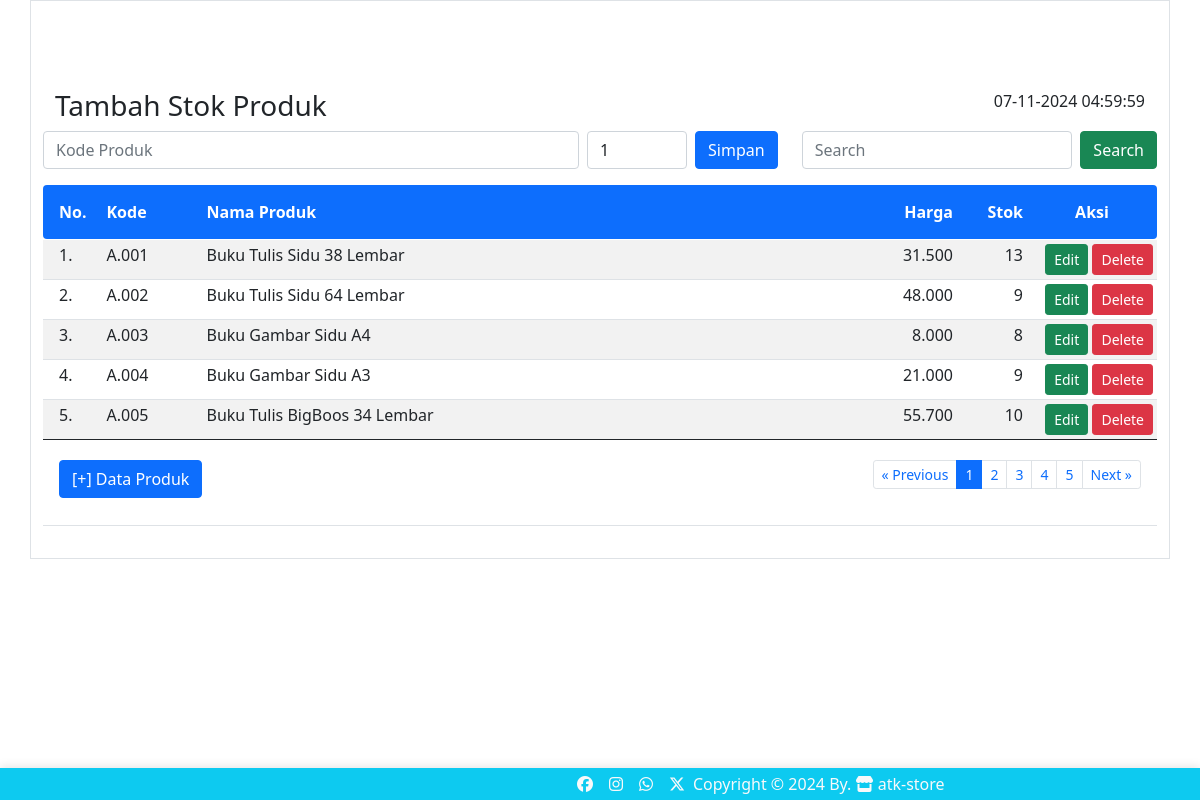
Page /tambahstok/index.php on the committed database.
### tables this page shows
CREATE TABLE `produk` (
  `id_produk` int(11) NOT NULL,
  `kode_produk` varchar(15) DEFAULT NULL,
  `nama_produk` varchar(50) DEFAULT NULL,
  `harga` int(11) DEFAULT NULL,
  `stok` int(11) DEFAULT NULL
);

### tambahstok/index.php (the view, shortened to what this page needs)
<html>
<!DOCTYPE html>
<html lang="en">
<head>
    <link rel="stylesheet" href="../bootstrap/css/bootstrap.min.css" />
</head>
<body>
<main class="container border py-3">
<br><br><br>
<div class="container">
	<div class="row">
			<div class="col-sm-8"><h3>Tambah Stok Produk</h3></div>
			<div class="col-sm-4 text-end">
					<?php
					$tgl=date("d-m-Y H:i:s");
					echo $tgl
					?>
			</div>
	</div>
</div>
<div class="row">
					<div class="col-sm-8">
						<form class="d-flex" method="POST" action="simpan.php">
							<input list="kode_produk" id="kp" name="kp" autocomplete="off" required placeholder="Kode Produk" class="form-control me-2" />
		        	<input class="form-control me-2" type="number" placeholder="Jumlah" name="jp" value="1" style="width:100px">
		        	<button class="btn btn-primary" type="submit" name="save">Simpan</button>
		      	</form>
					</div>
					<div class="col-sm-4">
			      <form class="d-flex" method="GET" action="">
	        		<input class="form-control me-2" type="text" placeholder="Search" name="np">
	        		<button class="btn btn-success" type="submit">Search</button>
	      		</form>
					</div>
				</div>
<table class="table table-hover table-striped table-sm">
	<thead class="bg-primary text-white">
		<tr>
			<th class="p-3 rounded-start" width="55px">No.</th>
			<th class="py-3" width="100px">Kode</th>
			<th class="py-3">Nama Produk</th>
			<th class="py-3 text-end" width="100px">Harga</th>
			<th class="py-3 text-end" width="70px">Stok</th>
			<th class="py-3 text-center rounded-end" width="130px">Aksi</th>
		</tr>
	</thead>
	<tbody>
		<?php
		include "../config.php";
		$batas = 5;
		$halaman = isset($_GET['halaman'])?(int)$_GET['halaman'] : 1;
		$halaman_awal = ($halaman>1) ? ($halaman * $batas) - $batas : 0;
		$previous = $halaman - 1;
		$next = $halaman + 1;
		if(isset($_GET['np'])){
			$np=$_GET['np'];
			$sqldata="select * from produk where nama_produk like '%$np%'";
		}else{
			$sqldata="select * from produk";
		}
		$resdata=mysqli_query($koneksi,$sqldata);
		$jumlah_data = mysqli_num_rows($resdata);
		$total_halaman = ceil($jumlah_data / $batas);
		if(isset($_GET['np'])){
			$np=$_GET['np'];
			$sql="select * from produk where nama_produk like '%$np%' limit $halaman_awal, $batas";
		}else{
			$sql="select * from produk limit $halaman_awal, $batas";
		}
		$result=mysqli_query($koneksi,$sql);
		$no= $halaman_awal+1;
		while($data=mysqli_fetch_array($result)){
			$hp=number_format($data['harga'],0,",",".");
			$kp=$data['kode_produk'];
			$stokawal=$data['stok'];
			$sqlst="select * from detail_penjualan where kode_produk='$kp'";
			$resst=mysqli_query($koneksi,$sqlst);
			$jmlst=0;
			while($dtst=mysqli_fetch_array($resst)){
				$jml=$dtst['jumlah'];
				$jmlst=$jmlst+$jml;
			}
			$sqltp="select * from tambah_stok where kode_produk='$kp'";
			$restp=mysqli_query($koneksi,$sqltp);
			$jmltp=0;
			while($dttp=mysqli_fetch_array($restp)){
				$jml=$dttp['jumlah'];
				$jmltp=$jmltp+$jml;
			}
			$stokakhir=$stokawal-$jmlst+$jmltp;
			$sp=number_format($stokakhir,0,",",".");
		?>
		<tr>
				<td class="px-3"><?= $no ?>.</td>
				<td><?= $data['kode_produk'] ?></td>
				<td><?= $data['nama_produk'] ?></td>
				<td align="right"><?= $hp ?></td>
				<td align="right"><?= $sp ?></td>
				<td align="right">
					<a href="" class="btn btn-success btn-sm" data-bs-toggle="modal" data-bs-target="#modaledit<?= $data['id_produk'] ?>">Edit</a>
					<a class="btn btn-danger btn-sm" href="delete.php?id=<?= $data['id_produk'] ?>" onclick="return confirm('Apakah Anda Yakin data produk <?= $data['nama_produk'] ?> akan dihapus ?')" class="hapus">Delete</a>
				</td>
		</tr>
		<?php
		$no++;
		}
		?>
	</tbody>
	<tfoot>
		<tr>
			<td colspan="6" class="text-center">
				<div class="container">
					<div class="row">
						<div class="col-4 text-start py-3">
							<button type="button" class="btn btn-primary" data-bs-toggle="modal" data-bs-target="#myModal">[+] Data Produk</button>
						</div>
						<div class="col-8 text-end py-3">
							<ul class="pagination justify-content-end pagination-sm">
								<li class="page-item"><a class="page-link" <?php if($halaman > 1){ echo "href='?halaman=$previous'"; } ?>>&laquo; Previous</a></li>
								<?php
								for($x=1;$x<=$total_halaman;$x++){
									if($x==$halaman){
								?>
									<li class="page-item active"><a class="page-link" href="?halaman=<?php echo $x ?>"><?php echo $x; ?></a></li>
								<?php
									}else{
								?>
									<li class="page-item"><a class="page-link" href="?halaman=<?php echo $x ?>"><?php echo $x; ?></a></li>
								<?php
									}
								}
								?>
								<li class="page-item"><a class="page-link" <?php if($halaman < $total_halaman) { echo "href='?halaman=$next'"; } ?>>Next &raquo;</a></li>
							</ul>
						</div>
					</div>
				</div>
			</td>
		</tr>
	</tfoot>
</table>
</main>
<?php include "../footer.php" ?>
</body>
</html>

### rows in the picture
produk: kode_produk "A.001", nama_produk "Buku Tulis Sidu 38 Lembar", harga "31.500", stok "13"
produk: kode_produk "A.002", nama_produk "Buku Tulis Sidu 64 Lembar", harga "48.000", stok "9"
produk: kode_produk "A.003", nama_produk "Buku Gambar Sidu A4", harga "8.000", stok "8"
produk: kode_produk "A.004", nama_produk "Buku Gambar Sidu A3", harga "21.000", stok "9"
produk: kode_produk "A.005", nama_produk "Buku Tulis BigBoos 34 Lembar", harga "55.700", stok "10"
